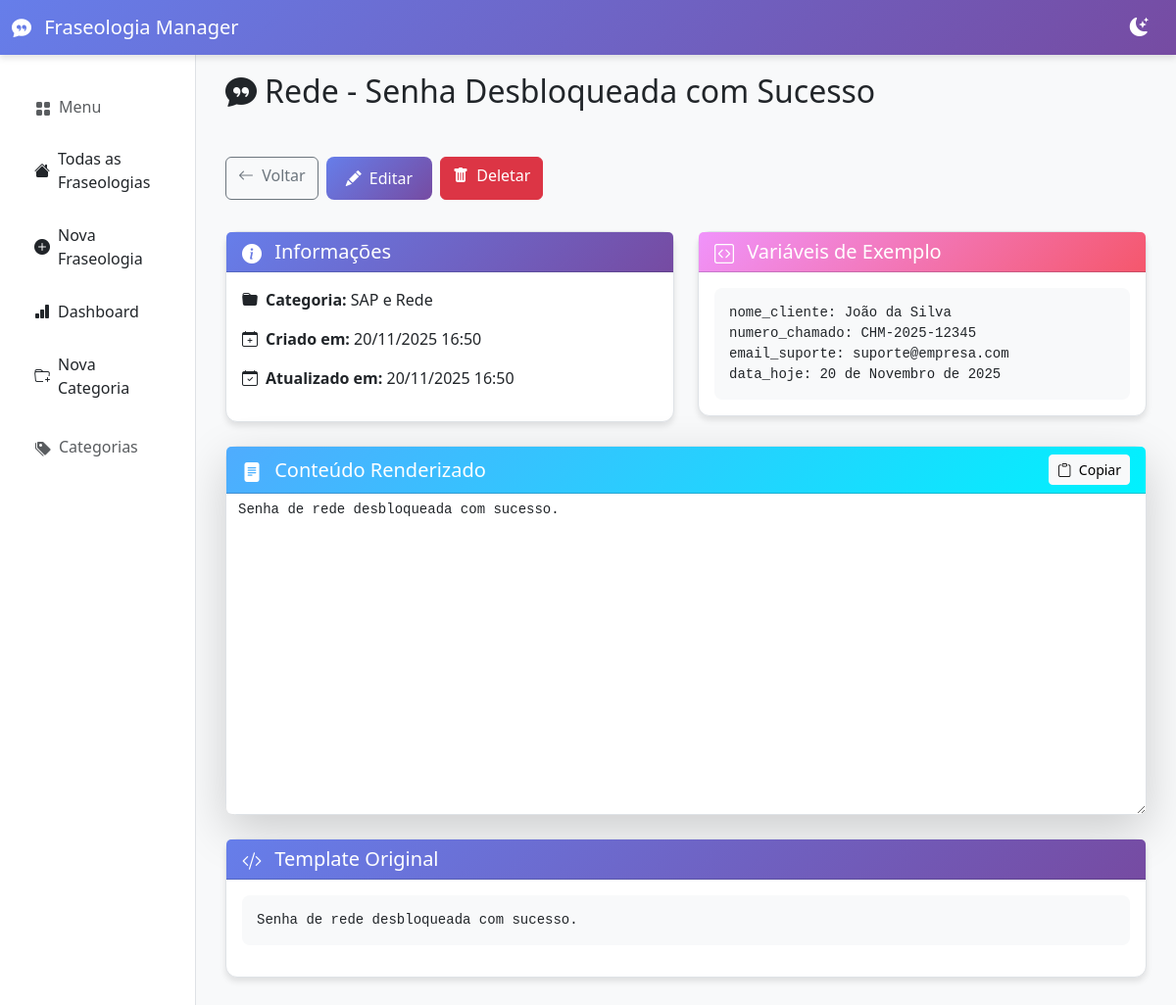
The page /fraseologia/11/ on the database its author committed.
### frases/models.py (models this page shows, shortened)
class Fraseologia(models.Model):
    titulo = models.CharField(max_length=200, unique=True, verbose_name="Título da Fraseologia")
    categoria = models.ForeignKey(Categoria, on_delete=models.CASCADE, verbose_name="Categoria")
    conteudo_template = models.TextField(verbose_name="Conteúdo do Template")
    data_criacao = models.DateTimeField(auto_now_add=True, verbose_name="Data de Criação")
    data_atualizacao = models.DateTimeField(auto_now=True, verbose_name="Última Atualização")
    class Meta:
        verbose_name = "Fraseologia"
        verbose_name_plural = "Fraseologias"
        ordering = ["titulo"]

class Categoria(models.Model):
    nome = models.CharField(max_length=100, unique=True, verbose_name="Nome da Categoria")
    class Meta:
        verbose_name = "Categoria"
        verbose_name_plural = "Categorias"

### frases/views.py (the view)
# urls.py: path('fraseologia/<int:pk>/', views.detalhe_fraseologia, name='detalhe_fraseologia'),
def detalhe_fraseologia(request, pk):
    fraseologia = get_object_or_404(Fraseologia, pk=pk)
    template_content = fraseologia.conteudo_template
    exemplo_contexto = {
        'nome_cliente': 'João da Silva',
        'numero_chamado': 'CHM-2025-12345',
        'email_suporte': 'suporte@empresa.com',
        'data_hoje': '20 de Novembro de 2025',
    }
    try:
        template = Template(template_content)
        rendered_content = template.render(Context(exemplo_contexto))
    except Exception as e:
        rendered_content = f"Erro ao renderizar template: {str(e)}"
    context = {
        'fraseologia': fraseologia,
        'titulo': fraseologia.titulo,
        'rendered_content': rendered_content,
        'exemplo_contexto': exemplo_contexto,
    }
    return render(request, 'frases/detalhe_fraseologia.html', context)

### frases/templates/frases/detalhe_fraseologia.html (shortened to what this page needs)
{% extends "base.html" %}
{% block page_title %}
    <i class="bi bi-chat-quote-fill me-2"></i>{{ fraseologia.titulo }}
{% endblock %}
{% block content %}
    <div class="row fade-in">
        <div class="col-md-12 mb-3">
            <div class="d-flex gap-2 mb-3">
                <a href="{% url 'frases:lista_fraseologias' %}" class="btn btn-outline-secondary">
                    <i class="bi bi-arrow-left me-1"></i>
                    Voltar
                </a>
                <a href="{% url 'frases:editar_fraseologia' fraseologia.pk %}" class="btn btn-gradient">
                    <i class="bi bi-pencil-fill me-1"></i>
                    Editar
                </a>
                <a href="{% url 'frases:deletar_fraseologia' fraseologia.pk %}" class="btn btn-danger">
                    <i class="bi bi-trash-fill me-1"></i>
                    Deletar
                </a>
            </div>
        </div>
    </div>
    <div class="row fade-in">
        <div class="col-md-6 mb-4">
            <div class="card">
                <div class="card-header" style="background: var(--primary-gradient); color: white;">
                    <h5 class="mb-0">
                        <i class="bi bi-info-circle-fill me-2"></i>
                        Informações
                    </h5>
                </div>
                <div class="card-body">
                    <p><strong><i class="bi bi-folder-fill me-2"></i>Categoria:</strong> {{ fraseologia.categoria.nome }}</p>
                    <p><strong><i class="bi bi-calendar-plus me-2"></i>Criado em:</strong> {{ fraseologia.data_criacao|date:"d/m/Y H:i" }}</p>
                    <p><strong><i class="bi bi-calendar-check me-2"></i>Atualizado em:</strong> {{ fraseologia.data_atualizacao|date:"d/m/Y H:i" }}</p>
                </div>
            </div>
        </div>
        <div class="col-md-6 mb-4">
            <div class="card">
                <div class="card-header" style="background: var(--secondary-gradient); color: white;">
                    <h5 class="mb-0">
                        <i class="bi bi-code-square me-2"></i>
                        Variáveis de Exemplo
                    </h5>
                </div>
                <div class="card-body">
                    <pre class="mb-0" style="background: var(--bg-color); padding: 15px; border-radius: 8px; color: var(--text-color);">{% for key, value in exemplo_contexto.items %}{{ key }}: {{ value }}
{% endfor %}</pre>
                </div>
            </div>
        </div>
    </div>
    <div class="row fade-in">
        <div class="col-md-12">
            <div class="card shadow-lg">
                <div class="card-header d-flex justify-content-between align-items-center" style="background: var(--success-gradient); color: white;">
                    <h5 class="mb-0">
                        <i class="bi bi-file-text-fill me-2"></i>
                        Conteúdo Renderizado
                    </h5>
                    <button class="btn btn-light btn-sm" id="btn-copiar">
                        <i class="bi bi-clipboard me-1"></i>
                        Copiar
                    </button>
                </div>
                <div class="card-body p-0">
                    <textarea id="conteudo-fraseologia" class="form-control border-0" rows="15" readonly style="resize: vertical; font-family: 'Courier New', monospace; font-size: 14px; background: var(--card-color); color: var(--text-color);">{{ rendered_content }}</textarea>
                </div>
            </div>
        </div>
    </div>
    <div class="row mt-4 fade-in">
        <div class="col-md-12">
            <div class="card">
                <div class="card-header" style="background: var(--primary-gradient); color: white;">
                    <h5 class="mb-0">
                        <i class="bi bi-code-slash me-2"></i>
                        Template Original
                    </h5>
                </div>
                <div class="card-body">
                    <pre style="background: var(--bg-color); padding: 15px; border-radius: 8px; color: var(--text-color); white-space: pre-wrap;">{{ fraseologia.conteudo_template }}</pre>
                </div>
            </div>
        </div>
    </div>
    <div class="position-fixed bottom-0 end-0 p-3" style="z-index: 11">
    </div>
{% endblock %}

### templates/base.html (style rules this page uses)
:root { --primary-gradient: linear-gradient(135deg, #667eea 0%, #764ba2 100%); --secondary-gradient: linear-gradient(135deg, #f093fb 0%, #f5576c 100%); --success-gradient: linear-gradient(135deg, #4facfe 0%, #00f2fe 100%); --dark-bg: #1a1a2e; --dark-card: #16213e; --dark-text: #e4e4e4; --light-bg: #f8f9fa; --light-card: #ffffff; --light-text: #212529; }
[data-theme="light"] { --bg-color: var(--light-bg); --card-color: var(--light-card); --text-color: var(--light-text); --border-color: #dee2e6; }
body { background: var(--bg-color); color: var(--text-color); transition: all 0.3s ease; font-family: 'Segoe UI', Tahoma, Geneva, Verdana, sans-serif; }
.card { background: var(--card-color); border: 1px solid var(--border-color); border-radius: 12px; box-shadow: 0 4px 6px rgba(0, 0, 0, 0.1); transition: all 0.3s ease; }
h1 i, h2 i, h3 i, h4 i, h5 i, h6 i { vertical-align: middle; display: inline-flex; align-items: center; }
.btn-gradient { background: var(--primary-gradient); color: white; border: none; border-radius: 8px; padding: 10px 20px; transition: all 0.3s ease; }
.fade-in { animation: fadeIn 0.5s ease; }

### rows shown on the page
Fraseologia: titulo "Rede - Senha Desbloqueada com Sucesso", categoria.nome "SAP e Rede", data_criacao "20/11/2025 16:50", data_atualizacao "20/11/2025 16:50", conteudo_template "Senha de rede desbloqueada com sucesso."

### other values the page prints
{{ key }} "nome_cliente" "numero_chamado" "email_suporte" "data_hoje"
{{ value }} "João da Silva" "CHM-2025-12345" "suporte@empresa.com" "20 de Novembro de 2025"
